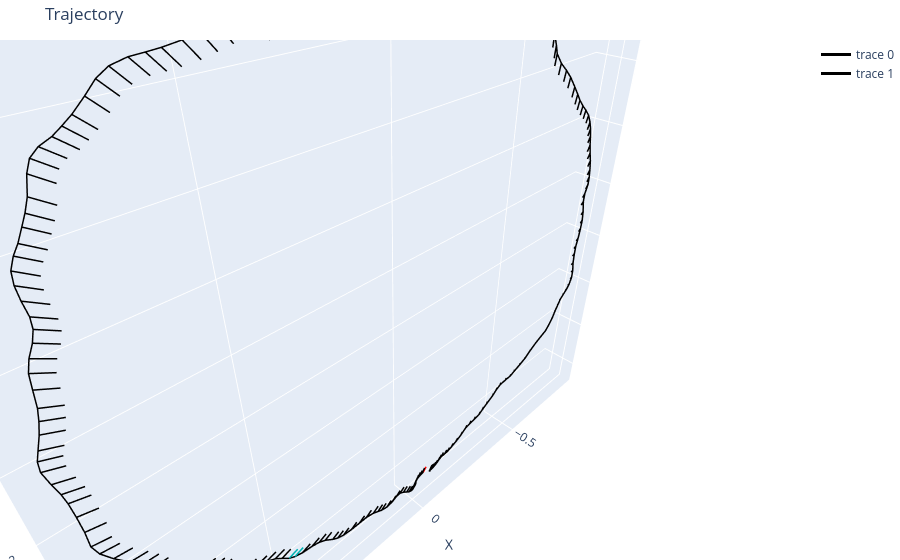
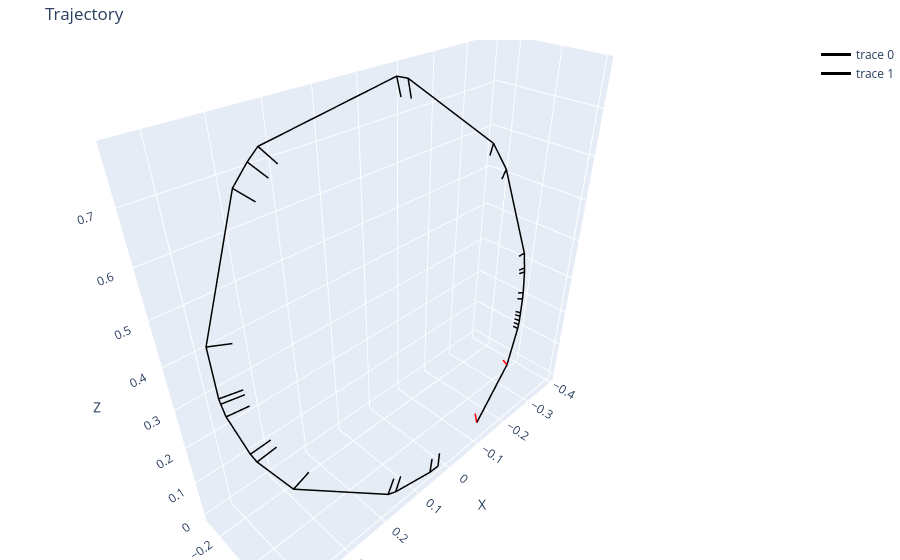

The notebook cell saved with these charts, in order:
### Code cell
import os
import json
import torch
import einx
from utils.visualization import plot_trajectory

# in co3d x y z is right up backward
co3d_path = 'data/co3d_new/co3d_data/co3d'
with open(os.path.join(co3d_path, 'bench/167_18175_33897/transforms.json'), 'r') as f:
    T_co3d = torch.stack([torch.tensor(t['transform_matrix']) for t in json.load(f)['frames']])
    P1 = torch.eye(4)
    P1[1, 1], P1[2, 2] = -1, -1
    P2 = torch.eye(4)
    P2[1, 1], P2[2, 2] = 0, 0
    P2[2, 1], P2[1, 2] = 1, -1
    T_co3d = P2 @ T_co3d @ P1

# in wildrgbd x y z is right down forward
wildrgbd_path = 'data/wildrgbd'
with open(os.path.join(wildrgbd_path, 'apple/scenes/scene_001/cam_poses.txt'), 'r') as f:
    T_wildrgbd = torch.stack([torch.tensor([float(i) for i in l.strip().split(' ')[1:]]).reshape(4, 4) for l in f.read().split('\n')])
    # P = torch.eye(4)
    # P[1, 1] = 1
    # P[1, 2] = 0.33
    # T_wildrgbd = P @ T_wildrgbd

for T, forward in ((T_co3d, [0.0, 0.0, 1.0]), (T_wildrgbd, [0.0, 0.0, 1.0])):
    R, t = T[:, :3, :3], T[:, :3, 3]
    dirs = (R @ torch.tensor([forward] * T.shape[0]).unsqueeze(-1)).squeeze(-1)
    colors = torch.zeros(T.shape[0], 3)
    colors[:2, 0] = 1
    colors[30:32, [1, 2]] = 0.7

    plot_trajectory(t, dirs, colors, d_scale=0.04)

### Figure 1 — Plotly figure (JSON) as saved in the notebook; plotly's stock layout.template omitted (floating-point values rounded to 4 significant figures; data arrays with more than 128 entries replaced by an {"elided": "..."} marker saying what was removed)
{"data": [{"line": {"color": "black", "width": 3}, "mode": "lines", "type": "scatter3d", "x": {"elided": "202 float values"}, "y": {"elided": "202 float values"}, "z": {"elided": "202 float values"}}, {"line": {"color": {"elided": "606x3 float values"}, "width": 3}, "mode": "lines", "type": "scatter3d", "x": {"elided": "606 float values"}, "y": {"elided": "606 float values"}, "z": {"elided": "606 float values"}}], "layout": {"margin": {"b": 0, "l": 0, "r": 0, "t": 40}, "scene": {"aspectmode": "data", "xaxis": {"title": {"text": "X"}}, "yaxis": {"title": {"text": "Y"}}, "zaxis": {"title": {"text": "Z"}}}, "title": {"text": "Trajectory"}}}

### Figure 2 — Plotly figure (JSON) as saved in the notebook; plotly's stock layout.template omitted (floating-point values rounded to 4 significant figures; data arrays with more than 128 entries replaced by an {"elided": "..."} marker saying what was removed)
{"data": [{"line": {"color": "black", "width": 3}, "mode": "lines", "type": "scatter3d", "x": [-0.1162, -0.2542, -0.3158, -0.3215, -0.3267, -0.332, -0.3364, -0.3519, -0.3582, -0.3754, -0.3777, -0.3857, -0.3666, -0.3354, -0.1187, -0.09083, 0.2347, 0.2611, 0.2989, 0.4249, 0.4355, 0.4356, 0.4347, 0.4189, 0.4128, 0.3674, 0.1768, 0.1571, 0.05633, 0.03011], "y": [-0.006496, -0.03241, -0.05429, -0.0569, -0.05954, -0.06257, -0.06515, -0.07459, -0.07884, -0.09359, -0.09663, -0.1075, -0.1713, -0.1902, -0.2416, -0.2438, -0.2241, -0.2183, -0.2087, -0.1421, -0.115, -0.1118, -0.1046, -0.07905, -0.07307, -0.04591, -0.002242, -9.659e-05, 0.004732, 0.004843], "z": [0.02248, 0.1001, 0.166, 0.1736, 0.1814, 0.1903, 0.1973, 0.2258, 0.2392, 0.2846, 0.2933, 0.3271, 0.5286, 0.5929, 0.7657, 0.7746, 0.7355, 0.7193, 0.6905, 0.4885, 0.4042, 0.3949, 0.3711, 0.2902, 0.2706, 0.1827, 0.0327, 0.02515, 0.004425, 0.002713]}, {"line": {"color": {"elided": "90x3 float values"}, "width": 3}, "mode": "lines", "type": "scatter3d", "x": [-0.1162, -0.1053, NaN, -0.2542, -0.2302, NaN, -0.3158, -0.2858, NaN, -0.3215, -0.2909, NaN, -0.3267, -0.2957, NaN, -0.332, -0.3004, NaN, -0.3364, -0.3044, NaN, -0.3519, -0.3183, NaN, -0.3582, -0.324, NaN, -0.3754, -0.3395, NaN, -0.3777, -0.3415, NaN, -0.3857, -0.3487, NaN, -0.3666, -0.3306, NaN, -0.3354, -0.302, NaN, -0.1187, -0.1046, NaN, -0.09083, -0.07921, NaN, 0.2347, 0.2162, NaN, 0.2611, 0.2401, NaN, 0.2989, 0.2744, NaN, 0.4249, 0.388, NaN, 0.4355, 0.3972, NaN, 0.4356, 0.3973, NaN, 0.4347, 0.3963, NaN, 0.4189, 0.3817, NaN, 0.4128, 0.3761, NaN, 0.3674, 0.3345, NaN, 0.1768, 0.1608, NaN, 0.1571, 0.143, NaN, 0.05633, 0.05137, NaN, 0.03011, 0.02758, NaN], "y": [-0.006496, -0.005711, NaN, -0.03241, -0.02935, NaN, -0.05429, -0.04923, NaN, -0.0569, -0.0516, NaN, -0.05954, -0.05401, NaN, -0.06257, -0.05678, NaN, -0.06515, -0.05912, NaN, -0.07459, -0.0677, NaN, -0.07884, -0.07156, NaN, -0.09359, -0.08496, NaN, -0.09663, -0.08772, NaN, -0.1075, -0.09762, NaN, -0.1713, -0.1554, NaN, -0.1902, -0.1725, NaN, -0.2416, -0.219, NaN, -0.2438, -0.221, NaN, -0.2241, -0.2027, NaN, -0.2183, -0.1974, NaN, -0.2087, -0.1886, NaN, -0.1421, -0.128, NaN, -0.115, -0.1035, NaN, -0.1118, -0.1006, NaN, -0.1046, -0.09404, NaN, -0.07905, -0.07086, NaN, -0.07307, -0.06543, NaN, -0.04591, -0.04081, NaN, -0.002242, -0.001378, NaN, -9.659e-05, 0.0005574, NaN, 0.004732, 0.004825, NaN, 0.004843, 0.004907, NaN], "z": [0.02248, 0.06095, NaN, 0.1001, 0.132, NaN, 0.166, 0.192, NaN, 0.1736, 0.1989, NaN, 0.1814, 0.206, NaN, 0.1903, 0.2141, NaN, 0.1973, 0.2205, NaN, 0.2258, 0.2464, NaN, 0.2392, 0.2586, NaN, 0.2846, 0.2999, NaN, 0.2933, 0.3078, NaN, 0.3271, 0.3385, NaN, 0.5286, 0.5214, NaN, 0.5929, 0.5798, NaN, 0.7657, 0.7359, NaN, 0.7746, 0.7438, NaN, 0.7355, 0.7072, NaN, 0.7193, 0.6924, NaN, 0.6905, 0.6661, NaN, 0.4885, 0.4822, NaN, 0.4042, 0.4058, NaN, 0.3949, 0.3973, NaN, 0.3711, 0.3758, NaN, 0.2902, 0.3023, NaN, 0.2706, 0.2845, NaN, 0.1827, 0.2049, NaN, 0.0327, 0.06937, NaN, 0.02515, 0.06255, NaN, 0.004425, 0.04412, NaN, 0.002713, 0.04263, NaN]}], "layout": {"margin": {"b": 0, "l": 0, "r": 0, "t": 40}, "scene": {"aspectmode": "data", "xaxis": {"title": {"text": "X"}}, "yaxis": {"title": {"text": "Y"}}, "zaxis": {"title": {"text": "Z"}}}, "title": {"text": "Trajectory"}}}
